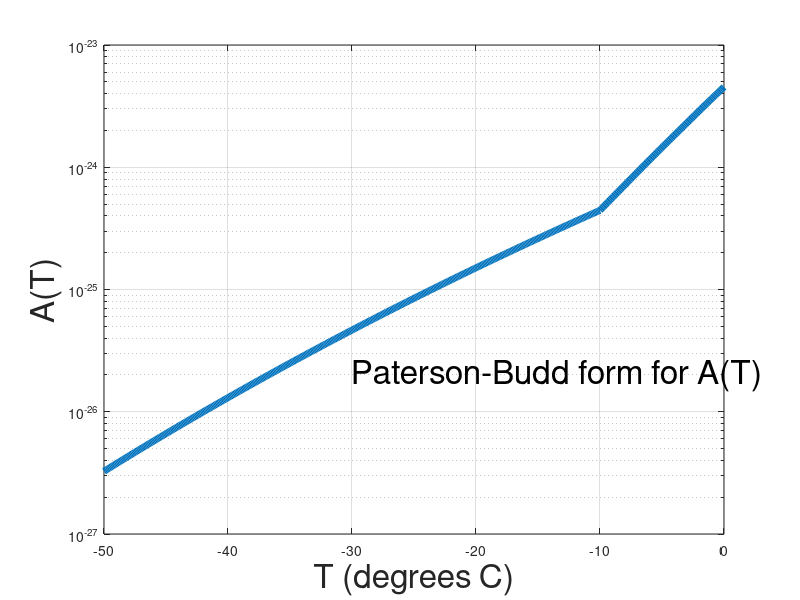

Source code (MATLAB):
% PLOTAOFT 

gasConst_R = 8.31441;  % J/(mol K)
A_cold     = 3.61e-13; % Pa^-3 / s
A_warm     = 1.73e3;   % Pa^-3 / s
Q_cold     = 6.0e4;    % J / mol
Q_warm     = 13.9e4;   % J / mol
crit_temp  = 263.15;   % K
n = 3;

T = 223.15:0.1:273.15;
A = zeros(size(T));
A(T < crit_temp) = A_cold * exp( - Q_cold ./ (gasConst_R * T(T < crit_temp)) );
A(T >= crit_temp) = A_warm * exp( - Q_warm ./ (gasConst_R * T(T >= crit_temp)) );

max(A)/min(A)

semilogy(T-273.15,A,'linewidth',5.0)
xlabel('T (degrees C)','fontsize',24), ylabel('A(T)','fontsize',24)
text(-30,2e-26,'Paterson-Budd form for A(T)','fontsize',24)
grid on

% to create .eps in Octave:
%print -depsc2 ../pdffigs/AofT.eps

